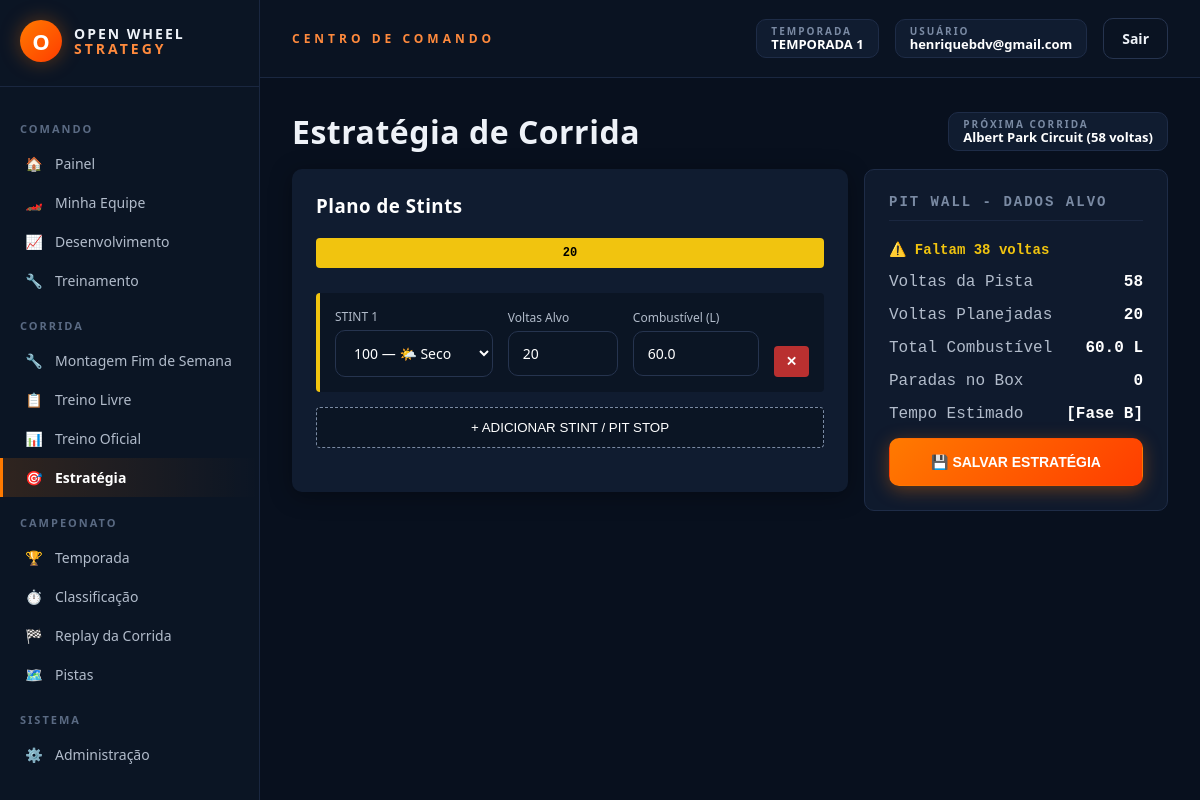
/estrategia-corrida (signed in), run on the app's committed database.
### models_temporada.py (models this page shows, shortened)
class Temporada(db.Model):
    __tablename__ = "temporadas"
    id = db.Column(db.Integer, primary_key=True)
    nome = db.Column(db.String(120), nullable=False)
    ativa = db.Column(db.Boolean, default=False, nullable=False)
    data_criacao = db.Column(db.DateTime, default=datetime.utcnow)
    corridas_agendadas = db.relationship(
        "CorridaAgendada", backref="temporada",
        cascade="all, delete-orphan",
        order_by="CorridaAgendada.ordem",
    )
    @classmethod
    def ativa_atual(cls):
        try:
            return cls.query.filter_by(ativa=True).first()
        except (OperationalError, ProgrammingError, NoSuchTableError):
            return None
    def proxima_corrida(self):
        return next((c for c in self.corridas_agendadas if not c.executada), None)

class CorridaAgendada(db.Model):
    __tablename__ = "corridas_agendadas"
    id = db.Column(db.Integer, primary_key=True)
    temporada_id = db.Column(db.Integer, db.ForeignKey("temporadas.id"), nullable=False)
    pista_real_id = db.Column(db.Integer, nullable=False)
    pista_nome = db.Column(db.String(120))
    ordem = db.Column(db.Integer, nullable=False)
    executada = db.Column(db.Boolean, default=False, nullable=False)
    data_execucao = db.Column(db.DateTime)
    resultado_json = db.Column(db.Text, default="[]")

### models.py (models this page shows, shortened)
class Usuario(db.Model):
    __tablename__ = "usuarios"
    id = db.Column(db.Integer, primary_key=True)
    email = db.Column(db.String(150), unique=True, nullable=False)
    senha_hash = db.Column(db.String(255), nullable=True)
    google_id = db.Column(db.String(255), unique=True, nullable=True)
    eh_admin = db.Column(db.Boolean, default=False)
    criado_em = db.Column(db.DateTime, default=datetime.utcnow)
    grupo = db.Column(db.String(50), nullable=True)
    classe = db.Column(db.String(50), nullable=True)
    nick = db.Column(db.String(50), nullable=True)
    equipe = db.relationship("CarroJogador", backref="usuario", uselist=False)

### rotas/corrida.py (the view, shortened to what this page needs)
    @app.route("/estrategia-corrida", methods=["GET", "POST"])
    @login_requerido
    def estrategia_corrida_view():
        usuario = Usuario.query.get(session["usuario_id"])
        if not usuario.equipe:
            return redirect(url_for("minha_equipe"))
        equipe = usuario.equipe
        pneu_contratado = FornecedorPneu.query.get(equipe.pneu_fornecedor_id)
        combustivel_contratado = FornecedorCombustivel.query.get(equipe.combustivel_fornecedor_id)
        temporada = Temporada.ativa_atual()
        proxima_corrida = temporada.proxima_corrida() if temporada else None
        pista = None
        voltas_pista = 0
        if proxima_corrida:
            criar_banco_pistas_reais()
            pista = obter_pista_real(proxima_corrida.pista_real_id)
            if pista:
                voltas_pista, _ = calcular_numero_voltas(pista["extensao_km"])
        stints = EstrategiaStint.query.filter_by(equipe_id=equipe.id).order_by(EstrategiaStint.ordem).all()
        if not stints:
            stints = [{"ordem": 1, "modelo_pneu": 100, "voltas": 20, "combustivel_litros": 60.0}]
        return render_template(
            "estrategia_corrida.html",
            equipe=equipe,
            pneu_contratado=pneu_contratado,
            combustivel_contratado=combustivel_contratado,
            modelos_disponiveis=modelos_componente.MODELOS,
            stints=stints,
            pista=pista,
            voltas_pista=voltas_pista
        )

### templates/estrategia_corrida.html (shortened to what this page needs)
{% extends "base.html" %}
{% block css_extra %}
<link rel="stylesheet" href="{{ url_for('static', filename='css/telas/estrategia_corrida.css') }}">
{% endblock %}
{% block content %}
<div class="estrategia-header">
    <h1>Estratégia de Corrida</h1>
    {% if pista %}
    <div class="ows-badge">
        <div class="ows-badge-label">PRÓXIMA CORRIDA</div>
        <div class="ows-badge-value">{{ pista.nome }} ({{ voltas_pista }} voltas)</div>
    </div>
    {% endif %}
</div>
<form method="POST" action="{{ url_for('estrategia_corrida_view') }}" id="strategyForm">
    <div class="pit-wall-container">
        <div class="strategy-editor">
            <h3 class="estrategia-title">Plano de Stints</h3>
            <div class="timeline-bar" id="timelineBar"></div>
            <div id="stintsContainer">
                {% for stint in stints %}
                <div class="stint-card stint-row" data-ordem="{{ loop.index }}">
                    <div class="estrategia-stint-col-flex">
                        <span class="estrategia-stint-label">STINT <span class="stint-number">{{ loop.index }}</span></span>
                        <select name="modelo_pneu[]" class="ows-select pneu-select estrategia-select-full" onchange="updateUI()">
                            {% for m in modelos_disponiveis %}
                            <option value="{{ m }}" {% if stint.modelo_pneu == m %}selected{% endif %}>
                                {{ m }} — {% if m <= 500 %}🌤️ Seco{% elif m <= 700 %}🌧️ Molhada{% else %}⛈️ Encharcada{% endif %}
                            </option>
                            {% endfor %}
                        </select>
                    </div>
                    <div>
                        <span class="estrategia-stint-label">Voltas Alvo</span>
                        <input type="number" name="voltas[]" value="{{ stint.voltas }}" min="1" max="100" class="ows-input input-voltas estrategia-input-sm" onchange="updateUI()">
                    </div>
                    <div>
                        <span class="estrategia-stint-label">Combustível (L)</span>
                        <input type="number" name="combustivel_litros[]" value="{{ stint.combustivel_litros }}" min="1" max="150" step="0.5" class="ows-input input-combustivel estrategia-input-md" onchange="updateUI()">
                    </div>
                    <div class="estrategia-col-end">
                        <button type="button" class="btn-remover-stint" onclick="removeStint(this)">✕</button>
                    </div>
                </div>
                {% endfor %}
            </div>
            <button type="button" class="btn-add-stint" id="btnAddStint" onclick="addStint()">+ ADICIONAR STINT / PIT STOP</button>
        </div>
        <div class="pit-wall-summary">
            <h3>PIT WALL - DADOS ALVO</h3>
            <div id="lapValidationMsg" class="estrategia-validation-msg"></div>
            <div class="summary-item">
                <span>Voltas da Pista</span>
                <strong id="sumPistaVoltas">{{ voltas_pista if voltas_pista else '-' }}</strong>
            </div>
            <div class="summary-item">
                <span>Voltas Planejadas</span>
                <strong id="sumVoltasPlanejadas">0</strong>
            </div>
            <div class="summary-item">
                <span>Total Combustível</span>
                <strong id="sumCombustivel">0 L</strong>
            </div>
            <div class="summary-item">
                <span>Paradas no Box</span>
                <strong id="sumParadas">0</strong>
            </div>
            <div class="summary-item">
                <span>Tempo Estimado</span>
                <strong class="estrategia-fase-b">[Fase B]</strong>
            </div>
            <button type="submit" class="ows-btn ows-btn-primary ows-btn-full estrategia-btn-save">💾 Salvar Estratégia</button>
        </div>
    </div>
</form>
{% endblock %}

### templates/base.html (shortened to what this page needs)
<!DOCTYPE html>
<html lang="pt-br">
<head>
    <link href="{{ url_for('static', filename='css/variaveis.css') }}" rel="stylesheet">
    <link href="{{ url_for('static', filename='css/base.css') }}" rel="stylesheet">
    <link href="{{ url_for('static', filename='css/componentes.css') }}" rel="stylesheet">
    <link href="{{ url_for('static', filename='css/formularios.css') }}" rel="stylesheet">
    {% block css_extra %}{% endblock %}
</head>
<body>
{% if usuario_logado %}
<div class="ows-shell">
    <aside class="ows-sidebar">
        <div class="ows-logo">
            <div class="ows-logo-mark">O</div>
            <div class="ows-logo-text">OPEN WHEEL<br><span>STRATEGY</span></div>
        </div>
        <div class="ows-menu-section">COMANDO</div>
        <a href="{{ url_for('home') }}" class="ows-menu-link {% if request.endpoint == 'home' %}active{% endif %}"><span class="ows-icon">🏠</span> Painel</a>
        <a href="{{ url_for('minha_equipe') }}" class="ows-menu-link {% if request.endpoint == 'minha_equipe' %}active{% endif %}"><span class="ows-icon">🏎️</span> Minha Equipe</a>
        <a href="{{ url_for('desenvolvimento_view') }}" class="ows-menu-link {% if request.endpoint == 'desenvolvimento_view' %}active{% endif %}"><span class="ows-icon">📈</span> Desenvolvimento</a>
        <a href="{{ url_for('treinamento_view') }}" class="ows-menu-link {% if request.endpoint == 'treinamento_view' %}active{% endif %}"><span class="ows-icon">🔧</span> Treinamento</a>
        <div class="ows-menu-section">CORRIDA</div>
        <a href="{{ url_for('montagem_fim_de_semana') }}" class="ows-menu-link {% if request.endpoint == 'montagem_fim_de_semana' %}active{% endif %}"><span class="ows-icon">🔧</span> Montagem Fim de Semana</a>
        <a href="{{ url_for('treino_livre_view') }}" class="ows-menu-link {% if request.endpoint == 'treino_livre_view' %}active{% endif %}"><span class="ows-icon">📋</span> Treino Livre</a>
        <a href="{{ url_for('treino_oficial_view') }}" class="ows-menu-link {% if request.endpoint == 'treino_oficial_view' %}active{% endif %}"><span class="ows-icon">📊</span> Treino Oficial</a>
        <a href="{{ url_for('estrategia_corrida_view') }}" class="ows-menu-link {% if request.endpoint == 'estrategia_corrida_view' %}active{% endif %}"><span class="ows-icon">🎯</span> Estratégia</a>
        <div class="ows-menu-section">CAMPEONATO</div>
        <a href="{{ url_for('temporada_view') }}" class="ows-menu-link {% if request.endpoint == 'temporada_view' %}active{% endif %}"><span class="ows-icon">🏆</span> Temporada</a>
        <a href="{{ url_for('classificacao_view') }}" class="ows-menu-link {% if request.endpoint == 'classificacao_view' %}active{% endif %}"><span class="ows-icon">⏱️</span> Classificação</a>
        <a href="{{ url_for('corrida_view') }}" class="ows-menu-link {% if request.endpoint == 'corrida_view' %}active{% endif %}"><span class="ows-icon">🏁</span> Replay da Corrida</a>
        <a href="{{ url_for('pistas_reais_view') }}" class="ows-menu-link {% if request.endpoint == 'pistas_reais_view' %}active{% endif %}"><span class="ows-icon">🗺️</span> Pistas</a>
        {% if usuario_logado.eh_admin %}
        <div class="ows-menu-section">SISTEMA</div>
        <a href="{{ url_for('admin_dashboard') }}" class="ows-menu-link {% if request.endpoint == 'admin_dashboard' %}active{% endif %}"><span class="ows-icon">⚙️</span> Administração</a>
        {% endif %}
    </aside>
    <div class="ows-main">
        <header class="ows-topbar">
            <div class="ows-topbar-title">CENTRO DE COMANDO</div>
            <div class="ows-topbar-right">
                {% if temporada_ativa %}
                <div class="ows-badge">
                    <div class="ows-badge-label">TEMPORADA</div>
                    <div class="ows-badge-value">{{ temporada_ativa.nome }}</div>
                </div>
                {% endif %}
                <div class="ows-badge">
                    <div class="ows-badge-label">USUÁRIO</div>
                    <div class="ows-badge-value">{{ usuario_logado.email }}</div>
                </div>
                <a href="{{ url_for('logout') }}" class="ows-btn ows-btn-ghost">Sair</a>
            </div>
        </header>
        <div class="ows-content">
            {% block content %}{% endblock %}
        </div>
    </div>
</div>
{% endif %}
</body>
</html>

### data on the page
Temporada: nome "TEMPORADA 1"
Usuario: email "henriquebdv@gmail.com"
CorridaAgendada: nome "Albert Park Circuit"

### other printed values
{{ voltas_pista }} "58"
{{ voltas_pista if voltas_pista else '-' }} "58"
form field value "100 — 🌤️ Seco"
